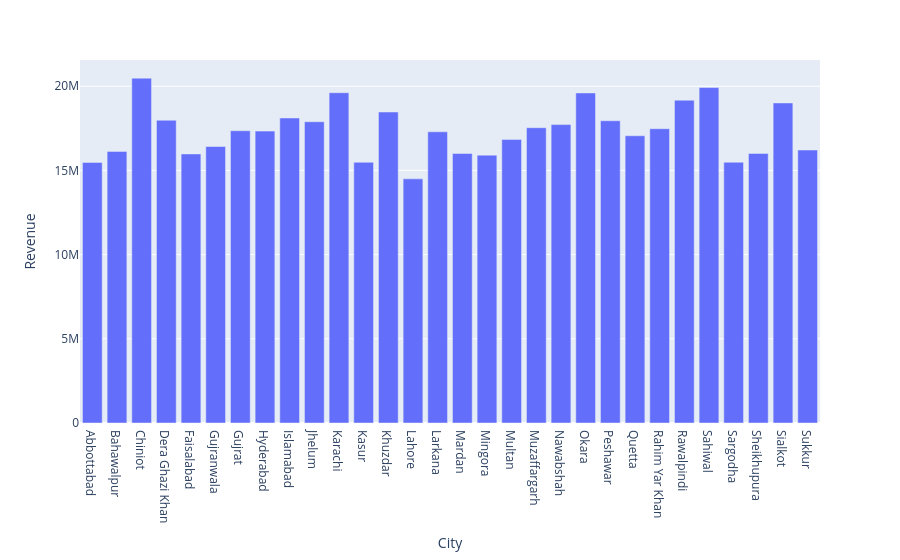

The notebook cell this image was saved under:
### Code cell
px.bar(df.groupby('City')['Revenue'].sum().reset_index(),x='City', y='Revenue')

### Figure 1 — Plotly figure (JSON) as saved in the notebook; plotly's stock layout.template omitted (floating-point values rounded to 4 significant figures)
{"data": [{"hovertemplate": "City=%{x}<br>Revenue=%{y}<extra></extra>", "legendgroup": "", "marker": {"color": "#636efa", "pattern": {"shape": ""}}, "name": "", "orientation": "v", "showlegend": false, "textposition": "auto", "type": "bar", "x": ["Abbottabad", "Bahawalpur", "Chiniot", "Dera Ghazi Khan", "Faisalabad", "Gujranwala", "Gujrat", "Hyderabad", "Islamabad", "Jhelum", "Karachi", "Kasur", "Khuzdar", "Lahore", "Larkana", "Mardan", "Mingora", "Multan", "Muzaffargarh", "Nawabshah", "Okara", "Peshawar", "Quetta", "Rahim Yar Khan", "Rawalpindi", "Sahiwal", "Sargodha", "Sheikhupura", "Sialkot", "Sukkur"], "xaxis": "x", "y": [15480000.0, 16130000.0, 20480000.0, 17980000.0, 15980000.0, 16420000.0, 17360000.0, 17340000.0, 18120000.0, 17890000.0, 19610000.0, 15480000.0, 18470000.0, 14500000.0, 17290000.0, 16010000.0, 15910000.0, 16840000.0, 17540000.0, 17720000.0, 19600000.0, 17950000.0, 17060000.0, 17480000.0, 19170000.0, 19920000.0, 15490000.0, 16010000.0, 19010000.0, 16210000.0], "yaxis": "y"}], "layout": {"barmode": "relative", "legend": {"tracegroupgap": 0}, "margin": {"t": 60}, "xaxis": {"anchor": "y", "domain": [0, 1], "title": {"text": "City"}}, "yaxis": {"anchor": "x", "domain": [0, 1], "title": {"text": "Revenue"}}}}
